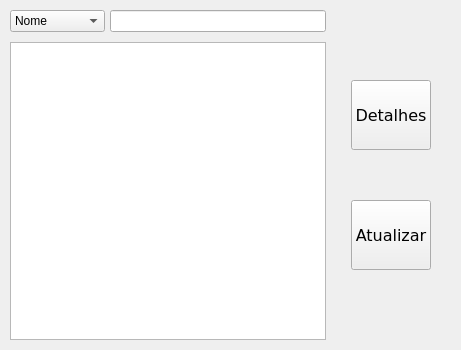
<?xml version="1.0" encoding="UTF-8"?>
<ui version="4.0">
 <class>MainWindow</class>
 <widget class="QMainWindow" name="MainWindow">
  <property name="geometry">
   <rect>
    <x>0</x>
    <y>0</y>
    <width>461</width>
    <height>350</height>
   </rect>
  </property>
  <property name="maximumSize">
   <size>
    <width>16777215</width>
    <height>350</height>
   </size>
  </property>
  <property name="windowTitle">
   <string>Historico</string>
  </property>
  <widget class="QWidget" name="centralwidget">
   <property name="sizePolicy">
    <sizepolicy hsizetype="Preferred" vsizetype="Preferred">
     <horstretch>31</horstretch>
     <verstretch>0</verstretch>
    </sizepolicy>
   </property>
   <property name="minimumSize">
    <size>
     <width>300</width>
     <height>335</height>
    </size>
   </property>
   <layout class="QGridLayout" name="gridLayout" rowstretch="0,0" columnstretch="0,87,13">
    <property name="leftMargin">
     <number>10</number>
    </property>
    <property name="topMargin">
     <number>10</number>
    </property>
    <property name="rightMargin">
     <number>10</number>
    </property>
    <property name="bottomMargin">
     <number>10</number>
    </property>
    <property name="horizontalSpacing">
     <number>5</number>
    </property>
    <property name="verticalSpacing">
     <number>10</number>
    </property>
    <item row="0" column="0">
     <widget class="QComboBox" name="cbxPesquisarHistorico">
      <property name="minimumSize">
       <size>
        <width>60</width>
        <height>0</height>
       </size>
      </property>
      <item>
       <property name="text">
        <string>Nome</string>
       </property>
      </item>
      <item>
       <property name="text">
        <string>Funcionario</string>
       </property>
      </item>
      <item>
       <property name="text">
        <string>Ação</string>
       </property>
      </item>
      <item>
       <property name="text">
        <string>Data</string>
       </property>
      </item>
     </widget>
    </item>
    <item row="1" column="0" colspan="2">
     <widget class="QTableWidget" name="tableWidget">
      <property name="sizePolicy">
       <sizepolicy hsizetype="Preferred" vsizetype="Preferred">
        <horstretch>0</horstretch>
        <verstretch>0</verstretch>
       </sizepolicy>
      </property>
      <attribute name="horizontalHeaderVisible">
       <bool>false</bool>
      </attribute>
      <attribute name="verticalHeaderVisible">
       <bool>false</bool>
      </attribute>
     </widget>
    </item>
    <item row="0" column="1">
     <widget class="QLineEdit" name="txtPesquisarHistorico"/>
    </item>
    <item row="0" column="2" rowspan="2">
     <layout class="QVBoxLayout" name="widgetBotoes" stretch="0,0">
      <property name="spacing">
       <number>50</number>
      </property>
      <property name="sizeConstraint">
       <enum>QLayout::SetDefaultConstraint</enum>
      </property>
      <property name="leftMargin">
       <number>20</number>
      </property>
      <property name="topMargin">
       <number>70</number>
      </property>
      <property name="rightMargin">
       <number>20</number>
      </property>
      <property name="bottomMargin">
       <number>70</number>
      </property>
      <item>
       <widget class="QPushButton" name="btnDetalhes">
        <property name="sizePolicy">
         <sizepolicy hsizetype="Preferred" vsizetype="Preferred">
          <horstretch>0</horstretch>
          <verstretch>0</verstretch>
         </sizepolicy>
        </property>
        <property name="font">
         <font>
          <family>Verdana</family>
          <pointsize>12</pointsize>
          <weight>50</weight>
          <bold>false</bold>
         </font>
        </property>
        <property name="text">
         <string>Detalhes</string>
        </property>
       </widget>
      </item>
      <item>
       <widget class="QPushButton" name="btnAtualizarHistorico">
        <property name="sizePolicy">
         <sizepolicy hsizetype="Preferred" vsizetype="Preferred">
          <horstretch>0</horstretch>
          <verstretch>0</verstretch>
         </sizepolicy>
        </property>
        <property name="font">
         <font>
          <family>Verdana</family>
          <pointsize>12</pointsize>
          <weight>50</weight>
          <bold>false</bold>
         </font>
        </property>
        <property name="text">
         <string>Atualizar</string>
        </property>
       </widget>
      </item>
     </layout>
    </item>
   </layout>
  </widget>
 </widget>
 <resources/>
 <connections/>
</ui>
